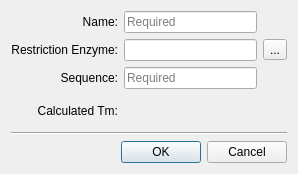
<?xml version="1.0" encoding="UTF-8"?>
<ui version="4.0">
 <class>NewPrimerDialog</class>
 <widget class="QDialog" name="NewPrimerDialog">
  <property name="geometry">
   <rect>
    <x>0</x>
    <y>0</y>
    <width>298</width>
    <height>174</height>
   </rect>
  </property>
  <property name="windowTitle">
   <string>New Primer Details</string>
  </property>
  <property name="windowIcon">
   <iconset resource="../../../resources.qrc">
    <normaloff>:/aliases/images/icons/okteta</normaloff>:/aliases/images/icons/okteta</iconset>
  </property>
  <layout class="QGridLayout" name="gridLayout">
   <item row="0" column="0">
    <widget class="QLabel" name="label">
     <property name="text">
      <string>Name:</string>
     </property>
     <property name="alignment">
      <set>Qt::AlignRight|Qt::AlignTrailing|Qt::AlignVCenter</set>
     </property>
    </widget>
   </item>
   <item row="0" column="1">
    <widget class="QLineEdit" name="nameLineEdit_">
     <property name="placeholderText">
      <string>Required</string>
     </property>
    </widget>
   </item>
   <item row="1" column="0">
    <widget class="QLabel" name="label_2">
     <property name="text">
      <string>Restriction Enzyme:</string>
     </property>
     <property name="alignment">
      <set>Qt::AlignRight|Qt::AlignTrailing|Qt::AlignVCenter</set>
     </property>
    </widget>
   </item>
   <item row="1" column="1">
    <widget class="RestrictionEnzymeLineEdit" name="reLineEdit_"/>
   </item>
   <item row="1" column="2">
    <widget class="QToolButton" name="reBrowserToolButton_">
     <property name="toolTip">
      <string>Browse Restriction Enyzmes</string>
     </property>
     <property name="text">
      <string>...</string>
     </property>
    </widget>
   </item>
   <item row="2" column="0">
    <widget class="QLabel" name="label_3">
     <property name="text">
      <string>Sequence:</string>
     </property>
     <property name="alignment">
      <set>Qt::AlignRight|Qt::AlignTrailing|Qt::AlignVCenter</set>
     </property>
    </widget>
   </item>
   <item row="2" column="1">
    <widget class="QLineEdit" name="sequenceLineEdit_">
     <property name="placeholderText">
      <string>Required</string>
     </property>
    </widget>
   </item>
   <item row="3" column="0">
    <widget class="QLabel" name="staticTmLabel_">
     <property name="text">
      <string>Calculated Tm:</string>
     </property>
     <property name="alignment">
      <set>Qt::AlignRight|Qt::AlignTrailing|Qt::AlignVCenter</set>
     </property>
    </widget>
   </item>
   <item row="3" column="1">
    <widget class="QLabel" name="calculatedTmLabel_">
     <property name="text">
      <string/>
     </property>
    </widget>
   </item>
   <item row="4" column="0" colspan="3">
    <widget class="Line" name="line">
     <property name="orientation">
      <enum>Qt::Horizontal</enum>
     </property>
    </widget>
   </item>
   <item row="5" column="0" colspan="3">
    <widget class="QDialogButtonBox" name="buttonBox">
     <property name="orientation">
      <enum>Qt::Horizontal</enum>
     </property>
     <property name="standardButtons">
      <set>QDialogButtonBox::Cancel|QDialogButtonBox::Ok</set>
     </property>
    </widget>
   </item>
  </layout>
 </widget>
 <customwidgets>
  <customwidget>
   <class>RestrictionEnzymeLineEdit</class>
   <extends>QLineEdit</extends>
   <header>primer/RestrictionEnzymeLineEdit.h</header>
  </customwidget>
 </customwidgets>
 <resources>
  <include location="../../../resources.qrc"/>
 </resources>
 <connections>
  <connection>
   <sender>buttonBox</sender>
   <signal>rejected()</signal>
   <receiver>NewPrimerDialog</receiver>
   <slot>reject()</slot>
   <hints>
    <hint type="sourcelabel">
     <x>151</x>
     <y>148</y>
    </hint>
    <hint type="destinationlabel">
     <x>103</x>
     <y>193</y>
    </hint>
   </hints>
  </connection>
 </connections>
</ui>
